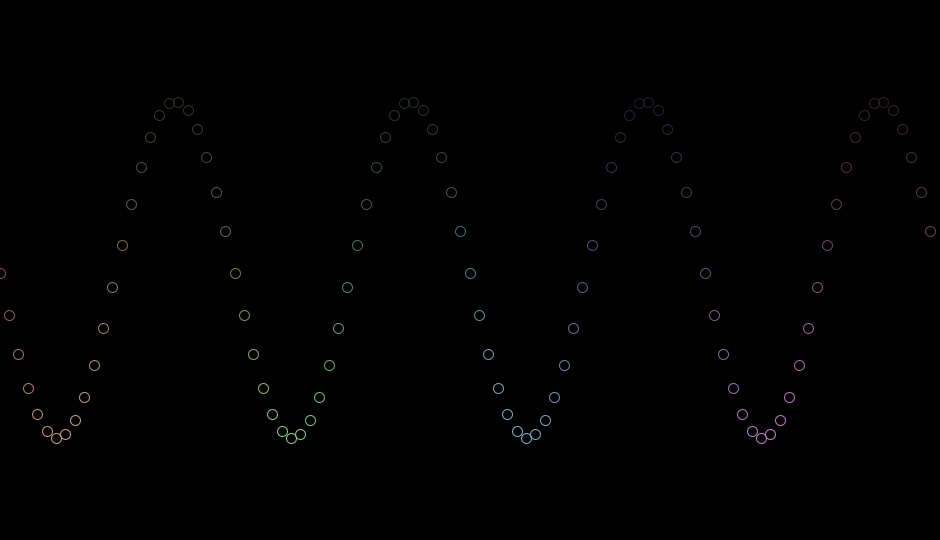
Frame 1 (no input)
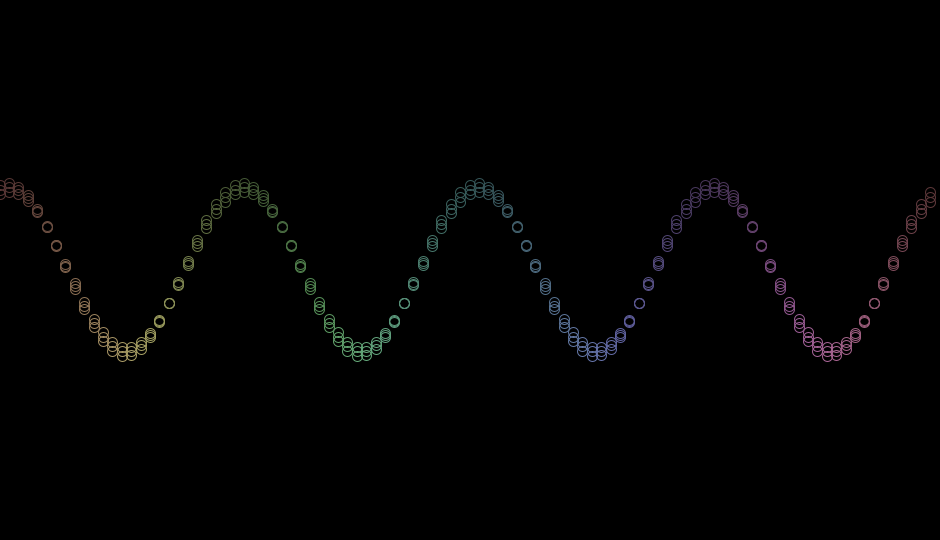
Frame 60 (the mouse pressed at the canvas centre just before this capture)
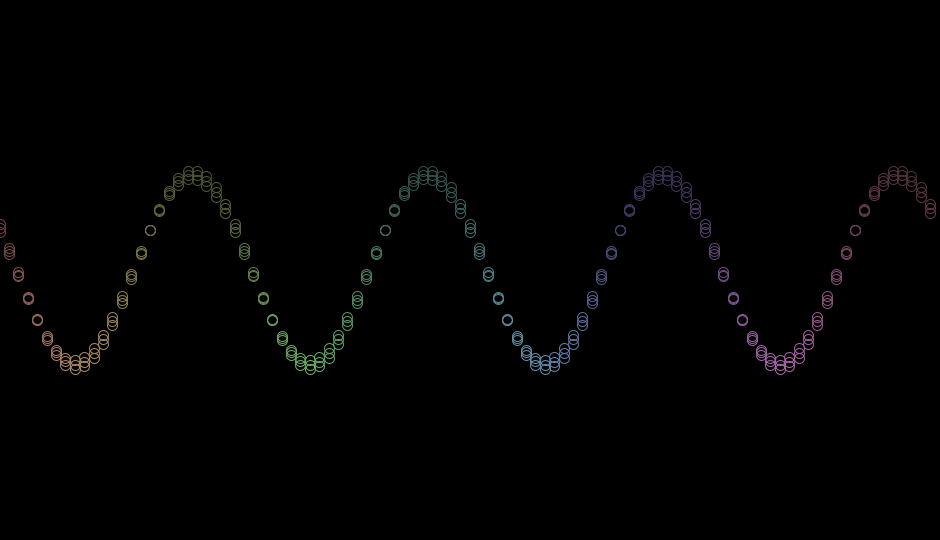
Frame 120 (the mouse held since frame 60 and released just before this capture)

The Processing sketch that drew these frames (run headless with seeded random() and noise(); from frame 60 on, the mouse is pressed at the canvas centre):

// Processing sketch: chain3
// ── chain3.pde
ArrayList<Node> nodes;
int nodeAmount = 100;
float maxLifetime = 80.0;
float lastTime = 0.0;
int nodeQuota = nodeAmount*8;
float count = 0;
float mix = 0.1;
int sign = 1;

void setup()
{
  size(940, 540);
  frameRate(30);
  colorMode(HSB,1.0);
  nodes = new ArrayList<Node>();

}

ArrayList<Node> RemoveDead( ArrayList<Node> nodes )
{
  ArrayList<Node> result = new ArrayList<Node>();
  
  for(Node n : nodes)
  {
    if(!n.dead)
    {
      result.add(n);
    }
  }
  
  return result;
  
}

float f(float x)
{
  x = x*PI*8.0;
  //return (sin(x)*0.4 + sin(x/4.0))/4.0;
  return cos(x + PI/2.0);
}

float g(float x)
{
  x = x*PI*8.0; 
  return sin(x);
}


void draw()
{
  background(0);
  float deltaTime = millis() - lastTime;
  count += 0.0009;
  

  
  if(mix >= 1)
  {
    mix = 1;
    sign = -1;
  }
  else if(mix <= 0)
  {
    mix = 0;
    sign = 1;
  }
  
  mix += sign*0.01;
  
  if(nodeQuota >= nodeAmount)
  {
    for(int i = 0; i < nodeAmount; i++)
    {
      float per = float(i)/nodeAmount;
      float x = per*width;
      
      float source = f(per + count)*mix + g(per + count)*(1 - mix);
      
      float y = source*height*0.4 + height*0.5;
      nodes.add( new Node(x,y) );
     
    }
    
    nodeQuota -= nodeAmount;
  }
  
  int i = 0;
  for(Node n : nodes)
  {
    n.lifetime += deltaTime;
    if(n.lifetime > maxLifetime)
    {
      n.dead = true;
      nodeQuota += 1;
    }
    noFill();
    float p = (n.x/width);
    float p2 = (n.y/height);
    stroke( p , 0.4,p2);
    //float s = abs(sin(millis()/1000.0))*5 + 5;
    //float s = (mix - 0.5)*100.0 + 5.0;
    float s= 10;
    ellipse(n.x, n.y,s,s);
    i++;
  }
  
  nodes = RemoveDead(nodes);
  
  lastTime = millis();
}

class Node
{
  float x;
  float y;
  float lifetime = 0.0;
  boolean dead = false;
  
  Node( float x, float y )
  {
    this.x = x;
    this.y = y;
  }
}
